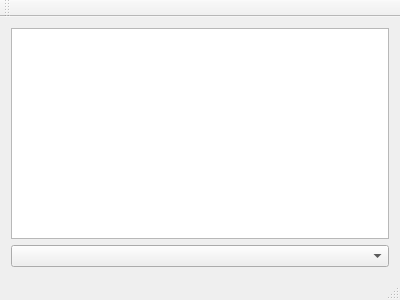
<?xml version="1.0" encoding="UTF-8"?>
<ui version="4.0">
 <class>MainWindow</class>
 <widget class="QMainWindow" name="MainWindow">
  <property name="geometry">
   <rect>
    <x>0</x>
    <y>0</y>
    <width>400</width>
    <height>300</height>
   </rect>
  </property>
  <property name="windowTitle">
   <string>MainWindow</string>
  </property>
  <widget class="QWidget" name="centralWidget">
   <layout class="QVBoxLayout" name="verticalLayout">
    <item>
     <widget class="QTableView" name="tableView"/>
    </item>
    <item>
     <widget class="QComboBox" name="comboBox"/>
    </item>
   </layout>
  </widget>
  <widget class="QMenuBar" name="menuBar">
   <property name="geometry">
    <rect>
     <x>0</x>
     <y>0</y>
     <width>400</width>
     <height>20</height>
    </rect>
   </property>
  </widget>
  <widget class="QToolBar" name="mainToolBar">
   <attribute name="toolBarArea">
    <enum>TopToolBarArea</enum>
   </attribute>
   <attribute name="toolBarBreak">
    <bool>false</bool>
   </attribute>
  </widget>
  <widget class="QStatusBar" name="statusBar"/>
 </widget>
 <layoutdefault spacing="6" margin="11"/>
 <resources/>
 <connections/>
</ui>
